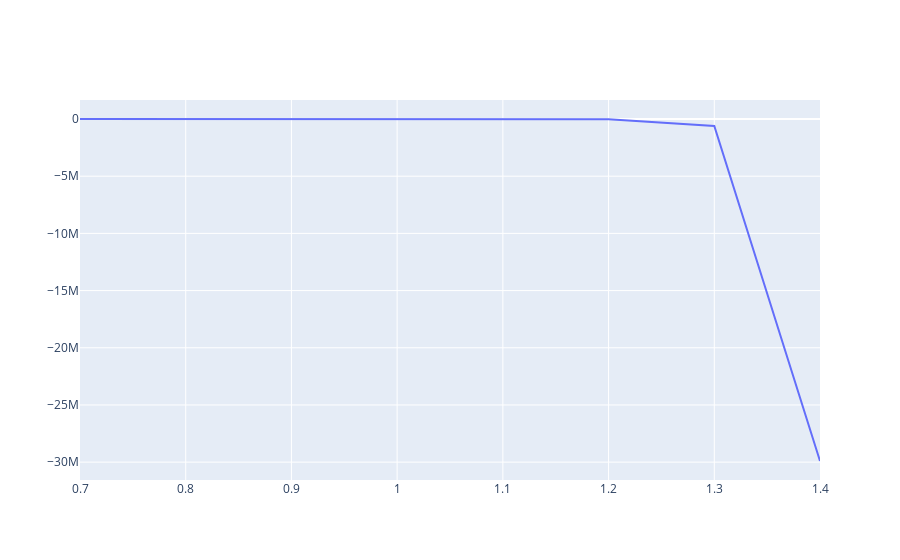

Notebook source saved alongside this figure:
### Code cell
fig = go.Figure(data=go.Scatter(x=x,y=y,mode="lines"))
fig.show()

### Figure 1 — Plotly figure (JSON) as saved in the notebook; plotly's stock layout.template omitted (floating-point values rounded to 4 significant figures)
{"data": [{"mode": "lines", "type": "scatter", "x": [0.7, 0.8, 0.9, 1.0, 1.1, 1.2, 1.3, 1.4], "y": [0, -0.002233, -0.1107, -5.378, -261.2, -12680.0, -615900.0, -29900000.0]}], "layout": {}}
